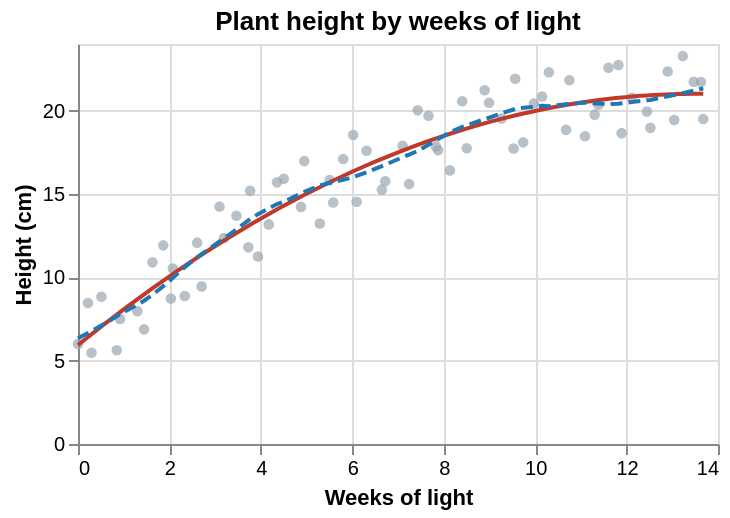

The specification (Vega-Lite) saved for this image:
### Vega-Lite specification from a JSON file in a GitHub repository (floating-point values rounded to 4 significant figures)
{"$schema": "https://vega.github.io/schema/vega-lite/v6.json", "description": "A scatter plot with a polynomial regression and a loess smoother, both computed by transforms.", "title": "Plant height by weeks of light", "width": 320, "height": 200, "data": {"sequence": {"start": 0, "stop": 70, "as": "i"}}, "transform": [{"calculate": "datum.i * 0.2 + 0.3 * sin(datum.i * 9.1)", "as": "weeks"}, {"calculate": "6 + datum.weeks * 2.2 - datum.weeks * datum.weeks * 0.08 + 2.2 * sin(datum.i * 3.7)", "as": "height"}], "layer": [{"mark": {"type": "point", "filled": true, "color": "#9aa5b1", "size": 28}, "encoding": {"x": {"field": "weeks", "type": "quantitative", "title": "Weeks of light"}, "y": {"field": "height", "type": "quantitative", "title": "Height (cm)"}}}, {"transform": [{"regression": "height", "on": "weeks", "method": "poly", "order": 2}], "mark": {"type": "line", "color": "#c0392b", "strokeWidth": 2}, "encoding": {"x": {"field": "weeks", "type": "quantitative"}, "y": {"field": "height", "type": "quantitative"}}}, {"transform": [{"loess": "height", "on": "weeks", "bandwidth": 0.2}], "mark": {"type": "line", "color": "#1f77b4", "strokeWidth": 2, "strokeDash": [6, 3]}, "encoding": {"x": {"field": "weeks", "type": "quantitative"}, "y": {"field": "height", "type": "quantitative"}}}]}
